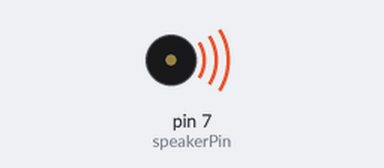
This sketch was run on a simulated Arduino Uno, built with avr-gcc and run on an emulated ATmega328P. Parts: buzzer (waves = sounding).

Above: at 0.2 s.
At 8.7 s:
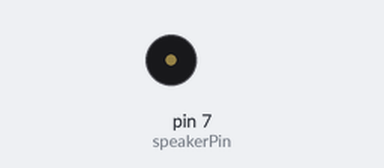
Timing chart, 0 to 13.0 s (numbered marks = the images above):
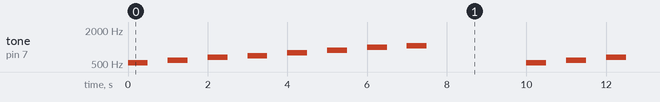

Measured:
- by itself, tone on pin 7 (speakerPin): repeats every 10.0 s: silent 0.50 s, 587 Hz 0.50 s, silent 0.50 s, 659 Hz 0.50 s, silent 0.50 s, 698 Hz 0.50 s, silent 0.50 s, 784 Hz 0.50 s, silent 0.50 s, 880 Hz 0.50 s, silent 0.50 s, 988 Hz 0.50 s, silent 0.50 s, 1047 Hz 0.50 s, silent 2.5 s, 523 Hz 0.50 s

The sketch:

lilyPadSpeaker.ino
```cpp
/*
 * 測試speaker
 */

int speakerPin = 7;
int melody[] = {523, 587, 659, 698, 784, 880, 988, 1047};

void setup() {
  // put your setup code here, to run once:
  Serial.begin(9600);
  pinMode(speakerPin, OUTPUT);
}

void loop() {
  // put your main code here, to run repeatedly:
  for (int thisNote = 0; thisNote < 8; thisNote++) {
    tone(speakerPin, melody[thisNote], 500);
    delay(1000);
  }

  delay(2000);

}
```
